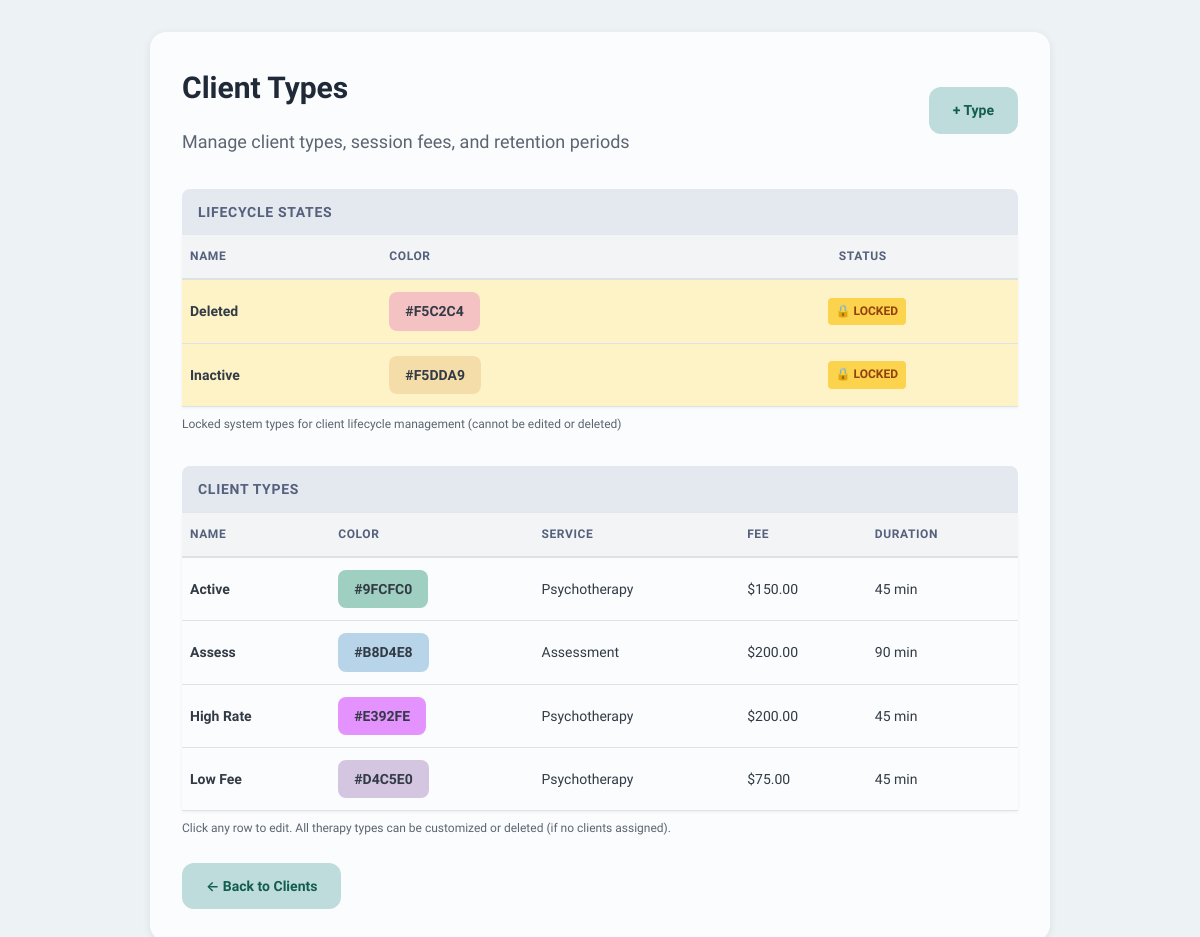
The app's page /types with its own data.
### tables this page shows
CREATE TABLE client_types (
                id INTEGER PRIMARY KEY AUTOINCREMENT,
                name TEXT UNIQUE NOT NULL,
                color TEXT NOT NULL,
                file_number_style TEXT NOT NULL,
                file_number_prefix TEXT,
                file_number_suffix TEXT,
                file_number_counter INTEGER DEFAULT 0,
                session_fee REAL,
                session_duration INTEGER,
                retention_period INTEGER,
                is_system INTEGER DEFAULT 0,
                service_description TEXT,
                is_system_locked INTEGER DEFAULT 0,
                base_price REAL,
                tax_rate REAL,
                created_at INTEGER NOT NULL,
                modified_at INTEGER NOT NULL
            );

### web/app.py (the view)
@app.route('/types')
def manage_types():
    all_types = db.get_all_client_types()
    locked_types = [t for t in all_types if t.get('is_system_locked')]
    editable_types = [t for t in all_types if not t.get('is_system_locked')]
    editable_types.sort(key=lambda t: t['name'])
    return render_template('manage_types.html',
                         locked_types=locked_types,
                         editable_types=editable_types)

### core/database.py (called while the page is built)
    def connect(self):
        return sqlite3.connect(str(self.db_path))

    def get_all_client_types(self) -> List[Dict[str, Any]]:
        conn = self.connect()
        conn.row_factory = sqlite3.Row
        cursor = conn.cursor()
        cursor.execute("SELECT * FROM client_types ORDER BY name")
        rows = cursor.fetchall()
        conn.close()
        return [dict(row) for row in rows]

### web/templates/manage_types.html (shortened to what this page needs)
{% extends "base.html" %}
{% block content %}
<div class="card">
    <div class="header-row">
        <div>
            <h2>Client Types</h2>
            <p style="color: #5B6571; margin-top: 0.5rem;">Manage client types, session fees, and retention periods</p>
        </div>
        <a href="{{ url_for('add_type') }}" class="btn-add">+ Type</a>
    </div>
    <div class="section-header">Lifecycle States</div>
    <table>
        <thead>
            <tr>
                <th>Name</th>
                <th>Color</th>
                <th style="text-align: center;">Status</th>
            </tr>
        </thead>
        <tbody>
            {% for type in locked_types %}
            <tr class="locked-type">
                <td>
                    <strong>{{ type.name }}</strong>
                </td>
                <td>
                    <span class="type-badge" style="background-color: {{ type.color }}">
                        {{ type.color|upper }}
                    </span>
                </td>
                <td style="text-align: center;">
                    <span class="locked-indicator">🔒 LOCKED</span>
                </td>
            </tr>
            {% endfor %}
        </tbody>
    </table>
    <small style="color: #5B6571; display: block; margin-bottom: 1rem;">
        Locked system types for client lifecycle management (cannot be edited or deleted)
    </small>
    <div class="section-header">Client Types</div>
    <table>
        <thead>
            <tr>
                <th>Name</th>
                <th>Color</th>
                <th>Service</th>
                <th>Fee</th>
                <th>Duration</th>
            </tr>
        </thead>
        <tbody>
            {% for type in editable_types %}
            <tr onclick="window.location='{{ url_for('edit_type', type_id=type.id) }}'">
                <td>
                    <strong>{{ type.name }}</strong>
                </td>
                <td>
                    <span class="type-badge" style="background-color: {{ type.color }}">
                        {{ type.color|upper }}
                    </span>
                </td>
                <td>{{ type.service_description or '-' }}</td>
                <td>${{ '%.2f'|format(type.session_fee) if type.session_fee else '0.00' }}</td>
                <td>{{ type.session_duration or 0 }} min</td>
            </tr>
            {% endfor %}
        </tbody>
    </table>
    <small style="color: #5B6571; display: block; margin-top: 0.5rem;">
        Click any row to edit. All therapy types can be customized or deleted (if no clients assigned).
    </small>
    <a href="{{ url_for('index') }}" class="btn">← Back to Clients</a>
</div>
{% endblock %}

### web/templates/base.html (style rules this page uses)
* { margin: 0; padding: 0; box-sizing: border-box; }
body { font-family: 'Lexend', -apple-system, BlinkMacSystemFont, "Segoe UI", Roboto, sans-serif; line-height: 1.6; color: #111827; background: #EDF2F5; font-size: 1.125rem; }
.btn { display: inline-block; padding: 0.75rem 1.5rem; background: #BFDCDC; color: #115D4F; text-decoration: none; border-radius: 0.75rem; border: none; font-size: 0.875rem; font-weight: 600; cursor: pointer; transition: all 0.2s; }
.card { background: #FBFCFD; border-radius: 1rem; padding: 2rem; box-shadow: 0 2px 8px rgba(0,0,0,0.08); margin-bottom: 2rem; }
.card h2 { font-size: 1.875rem; margin-bottom: 1rem; color: #1F2937; font-weight: 700; }
.type-badge { display: inline-block; padding: 0.375rem 0.75rem; border-radius: 0.5rem; font-size: 0.875rem; font-weight: 600; }

### web/templates/manage_types.html (style rules this page uses)
.card { max-width: min(900px, 95vw); margin: 0 auto; }
.header-row { display: flex; justify-content: space-between; align-items: center; margin-bottom: 0.5rem; }
h2 { color: #111827; margin: 0; }
.btn-add { padding: 0.75rem 1.5rem; background: #BFDCDC; color: #115D4F; text-decoration: none; border-radius: 0.75rem; font-size: 0.875rem; font-weight: 600; transition: all 0.2s; display: inline-block; border: none; cursor: pointer; }
.type-badge { display: inline-block; padding: 0.5rem 1rem; border-radius: 0.5rem; font-size: 0.875rem; font-weight: 600; color: #323B45; }
.section-header { background: #E3E9EE; padding: 0.75rem 1rem; font-weight: 600; color: #55607D; font-size: 0.875rem; text-transform: uppercase; letter-spacing: 0.05em; margin-top: 2rem; border-radius: 0.5rem 0.5rem 0 0; }
table { width: 100%; border-collapse: collapse; background: #FBFCFD; overflow: hidden; box-shadow: 0 1px 3px rgba(0,0,0,0.06); margin-bottom: 0.5rem; }
thead tr { background: #F2F4F5; border-bottom: 2px solid #DEE2E6; }
th { padding: 0.75rem 0.5rem; text-align: left; font-weight: 600; color: #55607D; font-size: 0.75rem; text-transform: uppercase; letter-spacing: 0.05em; }
tbody tr { border-bottom: 1px solid #DEE2E6; transition: background 0.2s; cursor: pointer; }
tbody tr.locked-type { background: #FEF3C7; cursor: default; }
td { padding: 0.75rem 0.5rem; color: #323B45; font-size: 0.875rem; }
small { color: #5B6571; font-size: 0.75rem; }
.btn { padding: 0.75rem 1.5rem; background: #BFDCDC; color: #115D4F; text-decoration: none; border-radius: 0.75rem; font-size: 0.875rem; font-weight: 600; transition: all 0.2s; display: inline-block; border: none; cursor: pointer; margin-top: 1.5rem; }
.locked-indicator { display: inline-block; padding: 0.25rem 0.5rem; background: #FCD34D; color: #92400E; font-size: 0.75rem; font-weight: 600; border-radius: 0.25rem; margin-left: 0.5rem; }

### records on screen
client_types: name "Deleted", color "#F5C2C4"
client_types: name "Inactive", color "#F5DDA9"
client_types: name "Active", color "#9FCFC0", service_description "Psychotherapy", session_fee "150.00", session_duration "45"
client_types: name "Assess", color "#B8D4E8", service_description "Assessment", session_fee "200.00", session_duration "90"
client_types: name "High Rate", color "#E392FE", service_description "Psychotherapy", session_fee "200.00", session_duration "45"
client_types: name "Low Fee", color "#D4C5E0", service_description "Psychotherapy", session_fee "75.00", session_duration "45"
